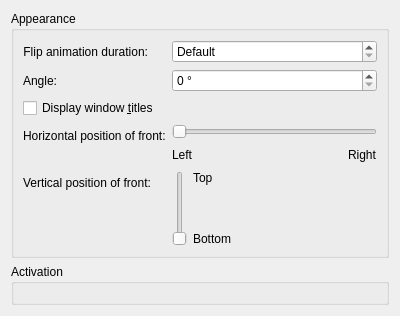
<?xml version="1.0" encoding="UTF-8"?>
<ui version="4.0">
 <class>KWin::FlipSwitchEffectConfigForm</class>
 <widget class="QWidget" name="KWin::FlipSwitchEffectConfigForm">
  <property name="geometry">
   <rect>
    <x>0</x>
    <y>0</y>
    <width>400</width>
    <height>316</height>
   </rect>
  </property>
  <layout class="QVBoxLayout">
   <item>
    <widget class="QGroupBox" name="groupBox">
     <property name="title">
      <string>Appearance</string>
     </property>
     <layout class="QFormLayout" name="formLayout">
      <item row="0" column="0">
       <widget class="QLabel" name="label_3">
        <property name="text">
         <string>Flip animation duration:</string>
        </property>
        <property name="alignment">
         <set>Qt::AlignRight|Qt::AlignTrailing|Qt::AlignVCenter</set>
        </property>
        <property name="buddy">
         <cstring>kcfg_Duration</cstring>
        </property>
       </widget>
      </item>
      <item row="0" column="1">
       <widget class="QSpinBox" name="kcfg_Duration">
        <property name="sizePolicy">
         <sizepolicy hsizetype="Expanding" vsizetype="Fixed">
          <horstretch>0</horstretch>
          <verstretch>0</verstretch>
         </sizepolicy>
        </property>
        <property name="specialValueText">
         <string comment="Duration of flip animation">Default</string>
        </property>
        <property name="maximum">
         <number>5000</number>
        </property>
        <property name="singleStep">
         <number>10</number>
        </property>
       </widget>
      </item>
      <item row="1" column="0">
       <widget class="QLabel" name="label">
        <property name="text">
         <string>Angle:</string>
        </property>
        <property name="buddy">
         <cstring>kcfg_Angle</cstring>
        </property>
       </widget>
      </item>
      <item row="1" column="1">
       <widget class="QSpinBox" name="kcfg_Angle">
        <property name="sizePolicy">
         <sizepolicy hsizetype="Expanding" vsizetype="Fixed">
          <horstretch>0</horstretch>
          <verstretch>0</verstretch>
         </sizepolicy>
        </property>
        <property name="suffix">
         <string> °</string>
        </property>
        <property name="maximum">
         <number>360</number>
        </property>
       </widget>
      </item>
      <item row="3" column="0">
       <widget class="QLabel" name="label_2">
        <property name="text">
         <string>Horizontal position of front:</string>
        </property>
        <property name="buddy">
         <cstring>kcfg_XPosition</cstring>
        </property>
       </widget>
      </item>
      <item row="3" column="1">
       <layout class="QVBoxLayout" name="verticalLayout_2">
        <item>
         <widget class="QSlider" name="kcfg_XPosition">
          <property name="maximum">
           <number>100</number>
          </property>
          <property name="orientation">
           <enum>Qt::Horizontal</enum>
          </property>
         </widget>
        </item>
        <item>
         <layout class="QHBoxLayout" name="horizontalLayout">
          <item>
           <widget class="QLabel" name="label_4">
            <property name="text">
             <string>Left</string>
            </property>
           </widget>
          </item>
          <item>
           <spacer name="horizontalSpacer">
            <property name="orientation">
             <enum>Qt::Horizontal</enum>
            </property>
            <property name="sizeHint" stdset="0">
             <size>
              <width>40</width>
              <height>20</height>
             </size>
            </property>
           </spacer>
          </item>
          <item>
           <widget class="QLabel" name="label_5">
            <property name="text">
             <string>Right</string>
            </property>
           </widget>
          </item>
         </layout>
        </item>
       </layout>
      </item>
      <item row="7" column="0">
       <widget class="QLabel" name="label_6">
        <property name="text">
         <string>Vertical position of front:</string>
        </property>
        <property name="buddy">
         <cstring>kcfg_YPosition</cstring>
        </property>
       </widget>
      </item>
      <item row="7" column="1">
       <layout class="QHBoxLayout" name="horizontalLayout_2">
        <item>
         <widget class="QSlider" name="kcfg_YPosition">
          <property name="maximum">
           <number>100</number>
          </property>
          <property name="orientation">
           <enum>Qt::Vertical</enum>
          </property>
         </widget>
        </item>
        <item>
         <layout class="QVBoxLayout" name="verticalLayout_3">
          <item>
           <widget class="QLabel" name="label_7">
            <property name="text">
             <string>Top</string>
            </property>
           </widget>
          </item>
          <item>
           <spacer name="verticalSpacer">
            <property name="orientation">
             <enum>Qt::Vertical</enum>
            </property>
            <property name="sizeHint" stdset="0">
             <size>
              <width>20</width>
              <height>40</height>
             </size>
            </property>
           </spacer>
          </item>
          <item>
           <widget class="QLabel" name="label_8">
            <property name="text">
             <string>Bottom</string>
            </property>
           </widget>
          </item>
         </layout>
        </item>
       </layout>
      </item>
      <item row="2" column="0" colspan="2">
       <widget class="QCheckBox" name="kcfg_WindowTitle">
        <property name="text">
         <string>Display window &amp;titles</string>
        </property>
        <property name="shortcut">
         <string/>
        </property>
       </widget>
      </item>
     </layout>
    </widget>
   </item>
   <item>
    <widget class="QGroupBox" name="groupBox_2">
     <property name="title">
      <string>Activation</string>
     </property>
     <layout class="QGridLayout" name="gridLayout_2">
      <item row="0" column="0" colspan="2">
       <widget class="KShortcutsEditor" name="shortcutEditor" native="true">
        <property name="sizePolicy">
         <sizepolicy hsizetype="Preferred" vsizetype="Preferred">
          <horstretch>0</horstretch>
          <verstretch>0</verstretch>
         </sizepolicy>
        </property>
        <property name="actionTypes">
            <enum>KShortcutsEditor::GlobalAction</enum>
        </property>
       </widget>
      </item>
     </layout>
    </widget>
   </item>
  </layout>
 </widget>
 <customwidgets>
  <customwidget>
   <class>KShortcutsEditor</class>
   <extends>QWidget</extends>
   <header location="global">KShortcutsEditor</header>
   <container>1</container>
  </customwidget>
 </customwidgets>
 <tabstops>
  <tabstop>kcfg_Duration</tabstop>
 </tabstops>
 <resources/>
 <connections/>
</ui>
